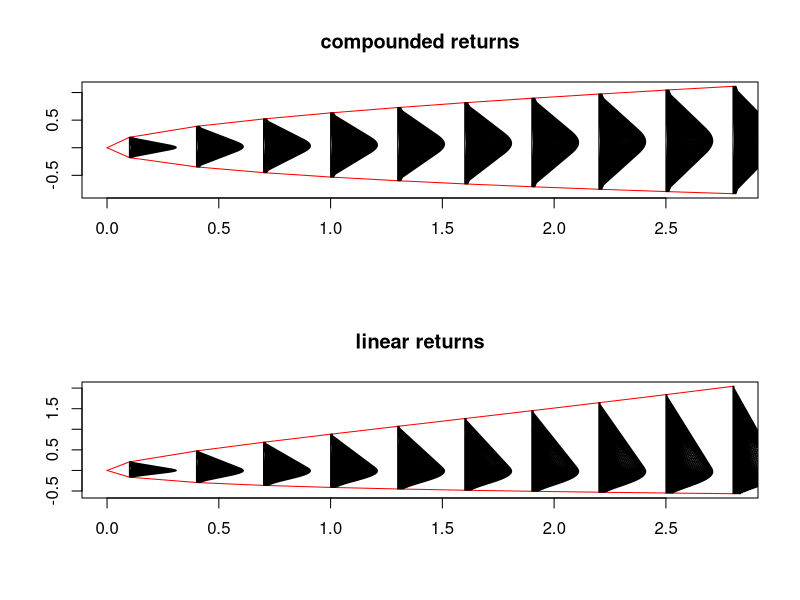

Generate this figure with R:
#' This script project a distribution in the future according to the i.i.d.-implied square-root rule, as described
#'  in A. Meucci "Risk and Asset Allocation", Springer, 2005, chapter 3.
#'
#' @references
#' A. Meucci - "Exercises in Advanced Risk and Portfolio Management" \url{http://symmys.com/node/170},
#' "E 137 - Equity market: linear vs. compounded returns projection I".
#'
#' See Meucci's script for "S_LinVsLogReturn.m"
#'
#' @author Xavier Valls \email{flamejat@@gmail.com}


##################################################################################################################
### Inputs
# in general R=exp(C)-1. Furtheremore, here we assume C~N(m*t,s^2*t) 
m = 0.05;
s = 0.25;

ts = seq( 0.1, 3, 0.3 );
ps = matrix( c( 0.01, 0.99 ) );

D = 0.7 * min( abs( diff( ts ) ) );
C = list( q = NULL, x = NULL, pdf = NULL);
R = list( q = NULL, x = NULL, pdf = NULL);

Steps = 100;

for( i in 1 : length(ts) )
{
    t = ts[ i ];
    
    q = qnorm( ps, m * t ,s * sqrt( t ) );
    
    x = seq( min(q), max(q) , (max(q)-min(q))/Steps );

    pdf = dnorm( x, m*t, s*sqrt(t));
    pdf = pdf / max( pdf ) * D;
    
    C$q   = cbind( C$q, q );
    C$pdf = cbind( C$pdf, pdf );
    C$x   = cbind( C$x, x );

    q = exp( q )-1;
    
    x = seq( min(q), max(q), (max(q)-min(q))/Steps );

    pdf = dlnorm( x + 1, m * t, s * sqrt( t ) );
    pdf = pdf / max( pdf ) * D;
    
    R$pdf = cbind( R$pdf, pdf);
    R$x   = cbind( R$x, x );
}
 

R$q = exp( C$q ) - 1;

Col = rgb( 0.8, 0.8, 0.8 );


par(mfrow=c(2,1));


matplot(c( 0, ts ), t(cbind( 0*ps, C$q )), type="l", lty=1, col = "red", 
    xlab ="", ylab ="", main = "compounded returns" );


for( i in 1 : length(ts) )
{
    xx = rbind( ts[i] , ts[i] + C$pdf[ ,i ] , ts[i]);
    yy = rbind( min(C$x[,i]) , C$x[ ,i ], max(C$x[,i]));
    polygon(xx, yy, col= Col);
}


matplot(c( 0, ts ), t(cbind( 0*ps, R$q )), type="l", lty=1, col = "red", 
    xlab ="", ylab ="", main = "linear returns" );

for( i in 1 : length(ts) )
{
    xx = rbind( ts[i] , ts[i] + R$pdf[ ,i ] , ts[i]);
    yy = rbind( min(R$x[,i]) , R$x[ ,i ], max(R$x[,i]));
    polygon(xx, yy, col= Col);
}

# xlim and ylim  should be ylim = min(yy)*1.5 max(yy)*1.5,  xlim=c(0, max(xx)*1.01)) respectively in each one of the plots